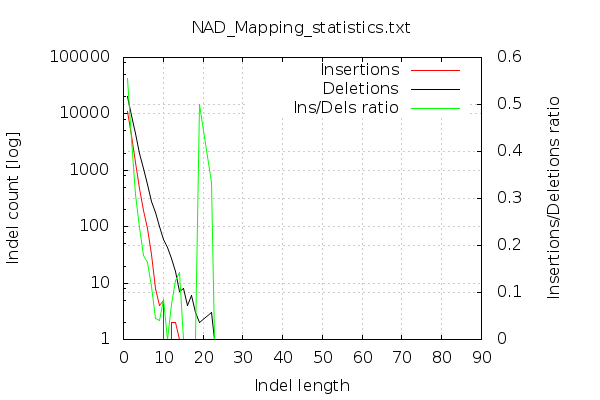

Recreate this plot in gnuplot.

        set terminal png size 600,400 truecolor
        set output "Mapping_statistics/NAD-indel-dist.png"
        set grid xtics ytics y2tics back lc rgb "#cccccc"
        set style line 1 linetype 1  linecolor rgb "red"
        set style line 2 linetype 2  linecolor rgb "black"
        set style line 3 linetype 3  linecolor rgb "green"
        set style increment user
        set ylabel "Indel count [log]"
        set xlabel "Indel length"
        set y2label "Insertions/Deletions ratio"
        set log y
        set y2tics nomirror
        set ytics nomirror
        set title "NAD_Mapping_statistics.txt"
        plot '-' w l ti 'Insertions', '-' w l ti 'Deletions', '-' axes x1y2 w l ti "Ins/Dels ratio"
    1	11240
2	4059
3	1400
4	472
5	194
6	93
7	32
8	8
9	4
10	5
11	0
12	2
13	2
14	1
15	0
16	0
17	0
18	0
19	1
22	1
23	0
53	1
83	1
end
1	20203
2	9539
3	4547
4	1972
5	1091
6	571
7	285
8	176
9	99
10	59
11	42
12	27
13	16
14	7
15	8
16	4
17	6
18	3
19	2
22	3
23	1
53	0
83	0
end
1	0.556353
2	0.425516
3	0.307895
4	0.239351
5	0.177819
6	0.162872
7	0.112281
8	0.045455
9	0.040404
10	0.084746
11	0.000000
12	0.074074
13	0.125000
14	0.142857
15	0.000000
16	0.000000
17	0.000000
18	0.000000
19	0.500000
22	0.333333
23	0.000000
53	0.000000
83	0.000000
end
